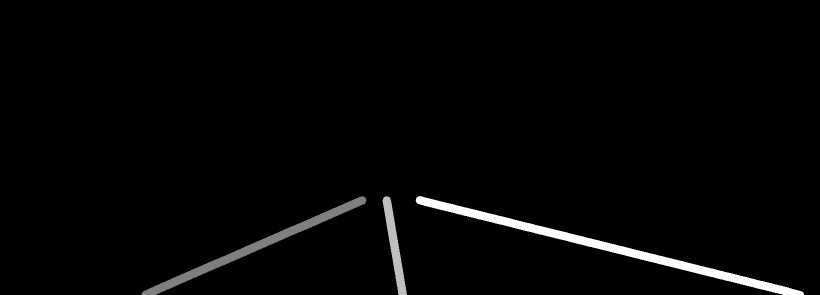
#> input picture notebooks/00630.png, 1640 x 590 px (shown at 1/2 size)
$ jupyter execute culane.ipynb
#> lines starting #> are read from the running program, lines starting #| are printed output that depends on the picture
[cell 1]
import numpy as np
np.set_printoptions(threshold=np.inf)
import cv2
import matplotlib.pyplot as plt

image = np.array(cv2.cvtColor(cv2.imread("00630.png"), cv2.COLOR_RGB2GRAY))
#> image: shape (590, 1640); min 0, max 4, mean 0.0803
image = cv2.resize(image, (800, 288))
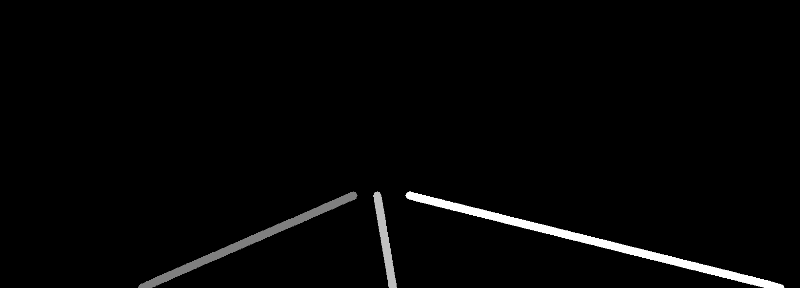
#> image: shape (288, 800); min 0, max 4, mean 0.0801; drawn with min black and max white

print(image.shape)
#| (288, 800)

fig, ax = plt.subplots(figsize=(9, 3))
ax.imshow(image, 'gray', vmin=0, vmax=4)
ax.set_aspect('auto')

[cell 2]
image = np.array(cv2.cvtColor(cv2.imread("../camera_observations/training_data/resa_seed_1000/0_lanes.png"), cv2.COLOR_RGB2GRAY))
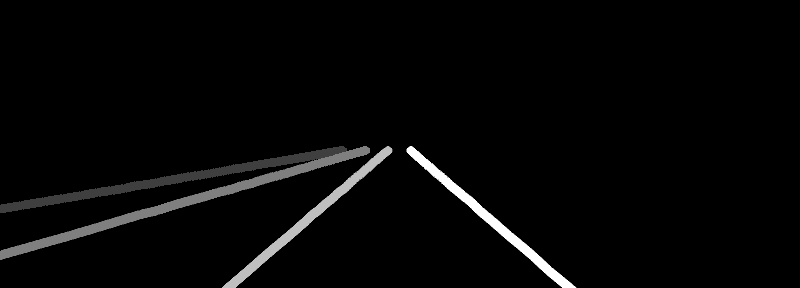
#> input picture notebooks/0_lanes.png, 800 x 288 px, found by its file name
#> image: shape (288, 800); min 0, max 4, mean 0.102

fig, ax = plt.subplots(figsize=(9, 3))
ax.imshow(image, 'gray', vmin=0, vmax=4)
ax.set_aspect('auto')
print(image.shape)
#| (288, 800)
